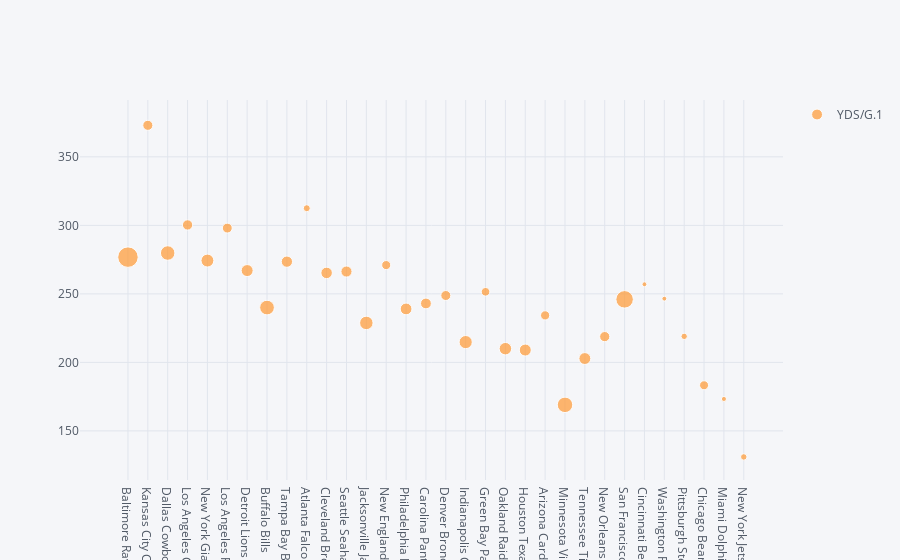

The code cell stored with this chart in its notebook:
### Code cell
a = tot_stats['YDS/G.2'].astype(int)
tot_stats.iplot(kind='scatter',x='Team',y='YDS/G.1',mode='markers', size=a / 10, showlegend=True)

### Figure 1 — Plotly figure (JSON) as saved in the notebook; plotly's stock layout.template omitted (floating-point values rounded to 4 significant figures)
{"data": [{"line": {"color": "rgba(255, 153, 51, 1.0)", "dash": "solid", "shape": "linear", "width": 1.3}, "marker": {"size": [20.5, 10.1, 14.5, 10.3, 12.9, 9.9, 12, 14.7, 11.3, 7, 11.5, 11.1, 13.5, 9.1, 11.8, 10.8, 10, 13.2, 8.6, 12.5, 12, 9.2, 15.5, 11.9, 10.2, 17.5, 4.9, 4.9, 6.4, 9, 5.1, 6.5], "symbol": "circle"}, "mode": "markers", "name": "YDS/G.1", "text": "", "type": "scatter", "uid": "e3982a24-9f95-4cb8-905e-85a0bd15a17e", "x": ["Baltimore Ravens", "Kansas City Chiefs", "Dallas Cowboys", "Los Angeles Chargers", "New York Giants", "Los Angeles Rams", "Detroit Lions", "Buffalo Bills", "Tampa Bay Buccaneers", "Atlanta Falcons", "Cleveland Browns", "Seattle Seahawks", "Jacksonville Jaguars", "New England Patriots", "Philadelphia Eagles", "Carolina Panthers", "Denver Broncos", "Indianapolis Colts", "Green Bay Packers", "Oakland Raiders", "Houston Texans", "Arizona Cardinals", "Minnesota Vikings", "Tennessee Titans", "New Orleans Saints", "San Francisco 49ers", "Cincinnati Bengals", "Washington Redskins", "Pittsburgh Steelers", "Chicago Bears", "Miami Dolphins", "New York Jets"], "y": [276.8, 373, 279.8, 300.3, 274.3, 298, 267, 240, 273.5, 312.5, 265.3, 266.3, 228.8, 271, 239, 243, 248.8, 214.8, 251.5, 210, 209, 234.3, 169, 202.8, 218.8, 246, 257, 246.5, 219, 183.3, 173.3, 131]}], "layout": {"legend": {"bgcolor": "#F5F6F9", "font": {"color": "#4D5663"}}, "paper_bgcolor": "#F5F6F9", "plot_bgcolor": "#F5F6F9", "showlegend": true, "title": {"font": {"color": "#4D5663"}}, "xaxis": {"gridcolor": "#E1E5ED", "showgrid": true, "tickfont": {"color": "#4D5663"}, "title": {"font": {"color": "#4D5663"}, "text": ""}, "zerolinecolor": "#E1E5ED"}, "yaxis": {"gridcolor": "#E1E5ED", "showgrid": true, "tickfont": {"color": "#4D5663"}, "title": {"font": {"color": "#4D5663"}, "text": ""}, "zerolinecolor": "#E1E5ED"}}}
